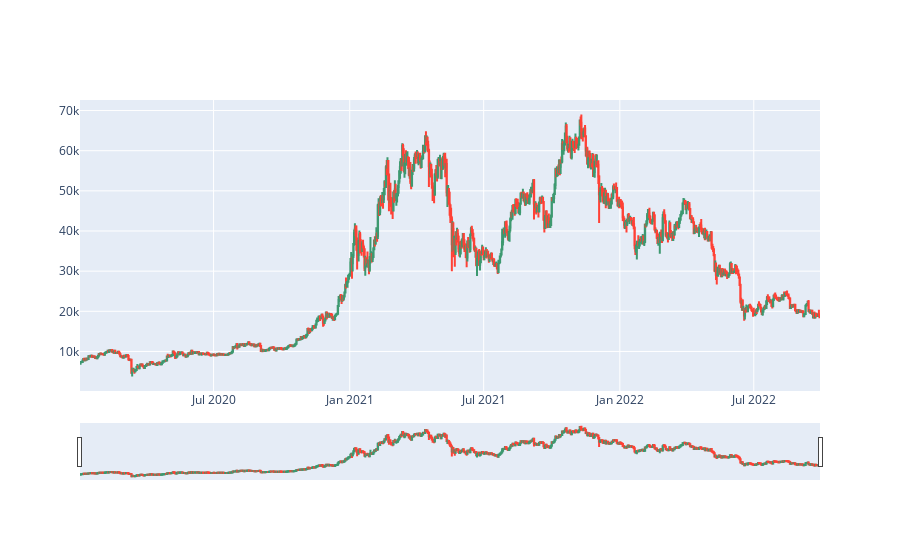

Notebook cell for this chart:
### Code cell
# Access historical prices
btcusd_history = spot_client.klines("BTCUSDT", "1d", limit=50000)
display(btcusd_history[:2])

# show as DataFrame
columns=['time', 'open', 'high', 'low', 'close', 'volume', 'close_time', 'quote_asset_volume', 'number_of_trades', 
         'taker_buy_base_asset_volume', 'taker_buy_quote_asset_volume', 'ignore']
btcusd_history_df = pd.DataFrame(btcusd_history, columns=columns)
btcusd_history_df['time'] = pd.to_datetime(btcusd_history_df['time'], unit='ms')

display(btcusd_history_df)

# plot results
fig = go.Figure(data=[go.Candlestick(x=btcusd_history_df['time'],
                open=btcusd_history_df['open'],
                high=btcusd_history_df['high'],
                low=btcusd_history_df['low'],
                close=btcusd_history_df['close'])])
 
fig.show()

### Figure 1 — Plotly figure (JSON) as saved in the notebook; plotly's stock layout.template omitted (floating-point values rounded to 4 significant figures; data arrays with more than 128 entries replaced by an {"elided": "..."} marker saying what was removed)
{"data": [{"close": {"elided": "1000 str values"}, "high": {"elided": "1000 str values"}, "low": {"elided": "1000 str values"}, "open": {"elided": "1000 str values"}, "type": "candlestick", "x": {"elided": "1000 str values"}}], "layout": {}}
